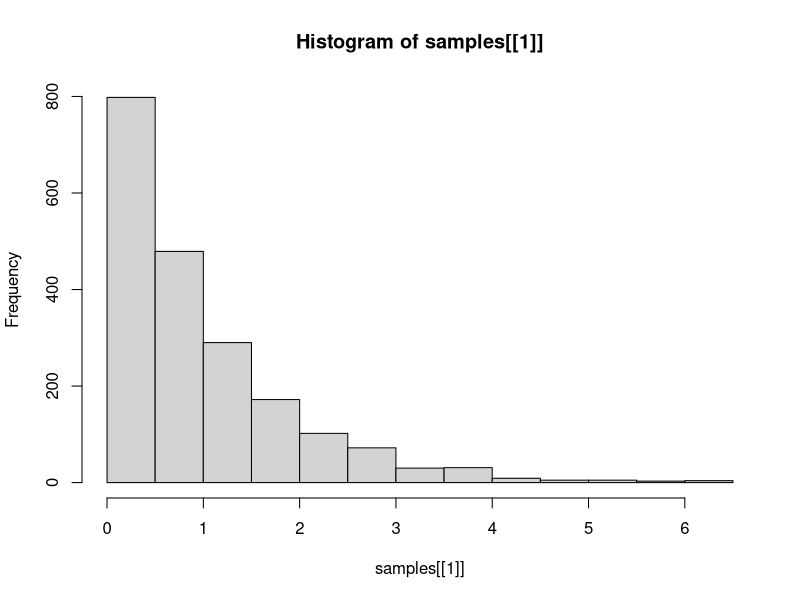
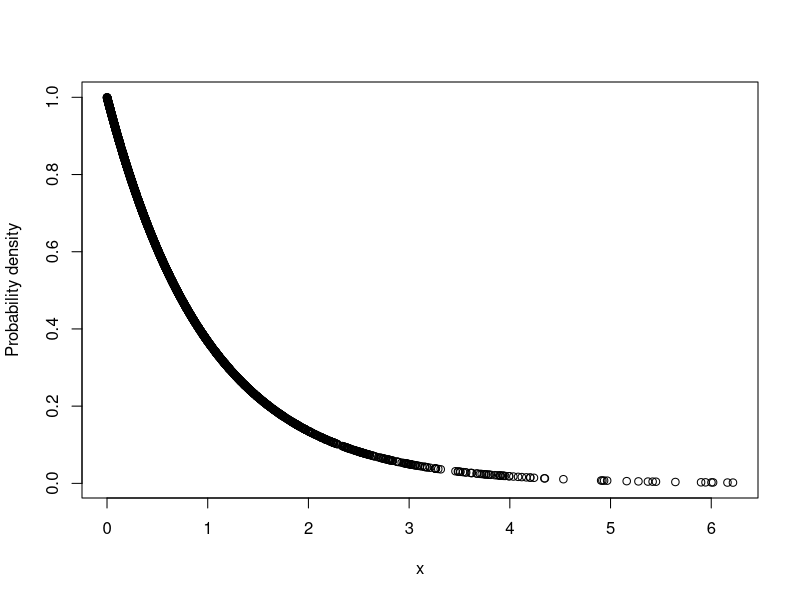

Write the R code that produced these figures, in order.
# Lab8: sampling methods to generate random samples from different distributions.

# setup

rm(list = ls())

# functions

gen_samples <- function(lambda = 1, num_samples, sample_size) {
  samples <- list()
  
  for(i in 1:num_samples) {
    samples[[i]] <- gen_exponential_sample_via_cdf_inverse(lambda, sample_size)
  }
  
  return(samples)
}

gen_exponential_sample_via_cdf_inverse <- function(lambda = 1, sample_size) {
  exponential_distribution <- rep(NA, sample_size)
  uniform_distribution <- runif(sample_size, 0, 1)
  
  for(i in 1:sample_size) {
    exponential_distribution[i] <- cdf_inverse(lambda, uniform_distribution[i])
  }
  return(exponential_distribution)
}

cdf_inverse <- function(lambda, x) {
  inverse <- (-(1/lambda))*(log(1-x))
  return(inverse)
}

generate_pdfs <- function(samples, lambda) {
  pdfs <- list()
  for(i in 1:length(samples)) {
    pdfs[[i]] <- dexp(samples[[i]], rate = lambda)
  }
  
  return(pdfs)
}

ks_testing <- function(samples) {
  results <- rep(NA, length(samples))
  
  for(i in 1:length(samples)) {
    ks_result <- ks.test(samples[[i]], "pexp")
    results[i] <- ks_result$p.value
  }
  
  return(results)
}

# main

set.seed(124)
lambda <- 1
num_samples <- 2000
sample_size <- 2000

samples <- gen_samples(lambda, num_samples, sample_size)

# checking that the generated samples follow a exponential distribution
hist(samples[[1]])

sample_pdfs <- generate_pdfs(samples, lambda)

# Testing the pdf of the exponetial distribution sample is correct
plot(x = samples[[1]], y = sample_pdfs[[1]], xlab = "x", ylab = "Probability density", type = "p")

# kolmogorov smirnov test
result <- ks.test(samples[[1]], "pexp")
print(result)

print(result$p.value)

